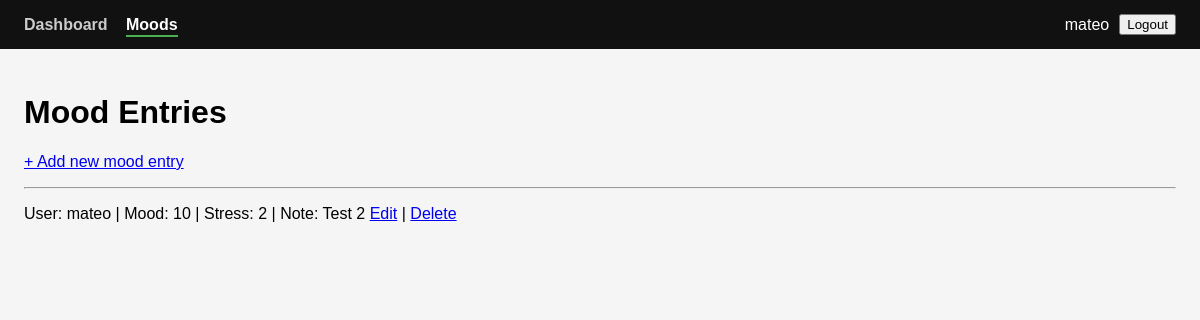
/moods/ (signed in), run on an earlier commit of the app's database.
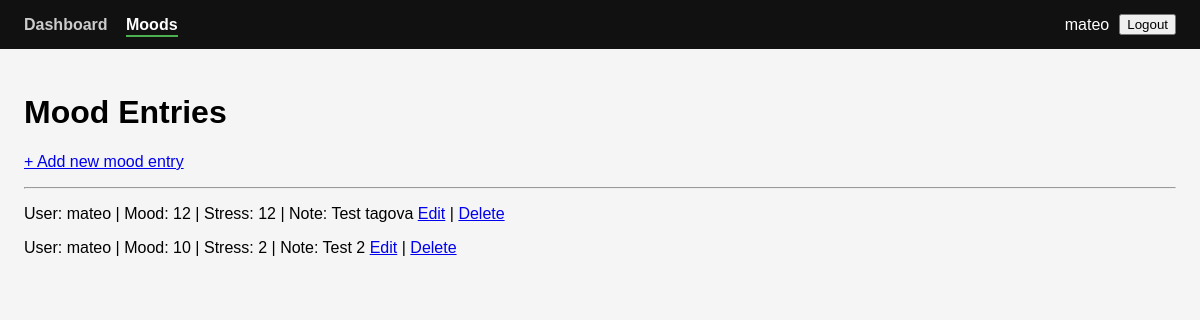
And on a later commit of the database.
### main/models.py (models this page shows, shortened)
class MoodEntry(models.Model):
    user = models.ForeignKey(
        settings.AUTH_USER_MODEL,
        on_delete=models.CASCADE,
        related_name="mood_entries",
    )
    mood = models.PositiveSmallIntegerField()
    stress = models.PositiveSmallIntegerField()
    note = models.TextField(blank=True)
    tags = models.ManyToManyField(
        Tag,
        blank=True,
        related_name="mood_entries",
    )
    created_at = models.DateTimeField(auto_now_add=True)
    class Meta:
        ordering = ["-created_at"]
        indexes = [
            models.Index(fields=["user", "-created_at"]),
        ]

### main/views.py (the view)
# urls.py: path("moods/", MoodListView.as_view(), name="mood_list"),
class MoodListView(LoginRequiredMixin, ListView):
    model = MoodEntry
    template_name = "main/mood_list.html"
    context_object_name = "moods"
    login_url = "login"
    def get_queryset(self):
        return MoodEntry.objects.filter(user=self.request.user).order_by("-id")

### main/templates/main/mood_list.html
{% extends "main/base.html" %}
{% block content %}
<h1>Mood Entries</h1>
{% if user.is_authenticated %}
  <p>
    <a href="{% url 'mood_create' %}">+ Add new mood entry</a>
  </p>
{% endif %}
<hr>
{% for mood in moods %}
    <p>
        User: {{ mood.user }} |
        Mood: {{ mood.mood }} |
        Stress: {{ mood.stress }} |
        Note: {{ mood.note }}
        <a href="{% url 'mood_edit' mood.pk %}">Edit</a> |
        <a href="{% url 'mood_delete' mood.pk %}">Delete</a>
    </p>
{% empty %}
    <p>Nema podataka.</p>
{% endfor %}
{% endblock %}

### main/templates/main/base.html (shortened to what this page needs)
<!DOCTYPE html>
<html>
<head>
</head>
<body>
{% if user.is_authenticated %}
<div class="navbar">
    <div class="nav-left">
        <a href="{% url 'dashboard' %}"
           class="{% if request.path == '/dashboard/' %}active{% endif %}">
           Dashboard
        </a>
        <a href="{% url 'mood_list' %}"
           class="{% if request.path == '/moods/' %}active{% endif %}">
           Moods
        </a>
    </div>
    <div class="nav-right">
        <span>{{ user.username }}</span>
        <form method="post" action="{% url 'logout' %}">
            <button type="submit">Logout</button>
        </form>
    </div>
</div>
{% endif %}
<div class="container">
    {% block content %}
    {% endblock %}
</div>
</body>
</html>

### main/templates/main/base.html (style rules this page uses)
body { font-family: Arial, sans-serif; margin: 0; background: #f5f5f5; }
.navbar { background: #111; color: white; padding: 14px 24px; display: flex; justify-content: space-between; align-items: center; }
.nav-left a { color: #ccc; margin-right: 14px; text-decoration: none; font-weight: bold; }
.nav-left a.active { color: white; border-bottom: 2px solid #4CAF50; padding-bottom: 2px; }
.nav-right { display: flex; align-items: center; gap: 10px; }
.container { padding: 24px; }
button { cursor: pointer; }

What changed in the data, as far as the page shows it:
added MoodEntry: user "mateo", mood "12", stress "12", note "Test tagova"
